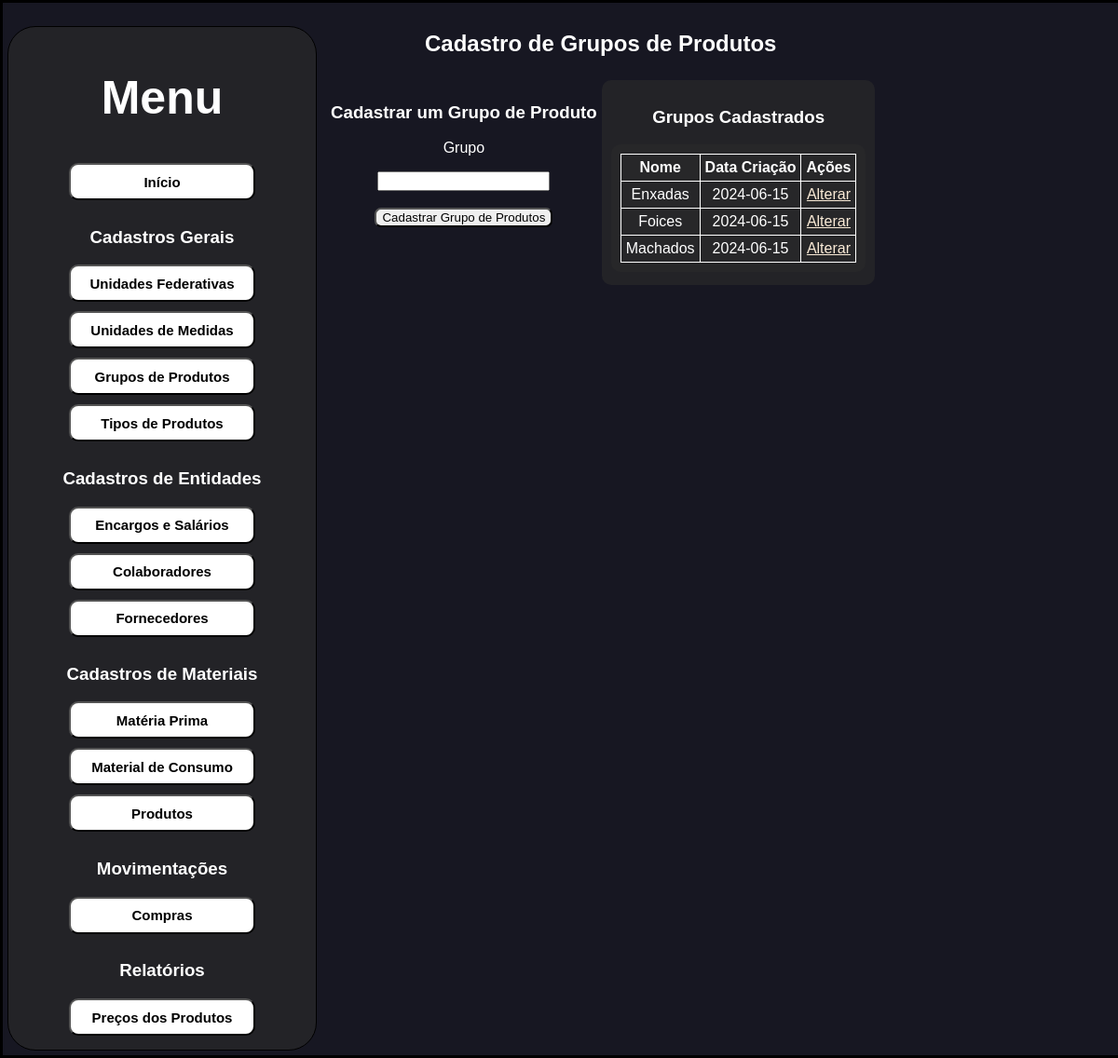
Page /cadastros_gerais_grupos_de_produtos on the committed database.
### BDconfig.py (models this page shows, shortened)
class DB_GROUP(db.Model):
    ID = db.Column(db.Integer, primary_key=True)
    NAME = db.Column(db.String(200), nullable=False)
    DATE_CREATED = db.Column(db.DateTime, default=datetime.utcnow)

### industriafeliz.py (the view)
@app.route('/cadastros_gerais_grupos_de_produtos', methods=['POST','GET'])
def cadastros_gerais_grupos_de_produtos():
    return index.cadastros_gerais_grupos_de_produtos()

### index.py (called while the page is built)
def cadastros_gerais_grupos_de_produtos():
    groups = data.DB_GROUP.query.order_by(data.DB_GROUP.NAME).all()
    return render_template('cadastros_gerais/cadastro_gruposprodutos.html', groups=groups)

### templates/cadastros_gerais/cadastro_gruposprodutos.html (shortened to what this page needs)
{% extends 'standard.html' %}
{% block body %}
<section>
    <h1>Cadastro de Grupos de Produtos</h1>
    <div>
        <section class="formulario">
            <h1>Cadastrar um Grupo de Produto</h1>
            <form action="/cadastros_gerais_grupos_de_produtos_cadastrar" method="POST">
                <p>Grupo</p>
                <input type="text" name="name" id="name" autocomplete="off" maxlength="200" required>
                <br>
                <br>
                <input class="bt" type="submit" value="Cadastrar Grupo de Produtos">
            </form>
        </section>
        <section class="tabelas">
            {% if groups|length < 1 %}
                <h4>Ainda Não Existem Grupos de Produtos Cadastrados</h4>
            {% else %}
                <h1>Grupos Cadastrados</h1>
                <table class="tabela">
                    <tr>
                        <th>Nome</th>
                        <th>Data Criação</th>
                        <th>Ações</th>
                    <tr>
                    {% for group in groups %}
                    <tr>
                        <td>{{ group.NAME }}</td>
                        <td>{{ group.DATE_CREATED.date() }}</td>
                        <td>
                            <a href="/cadastros_gerais_grupos_de_produtos_update/{{group.ID}}">Alterar</a>
                        </td>
                        </tr>
                    {% endfor %}
                </table>
            {% endif %}
        </section>
    </div>
</section>
{% endblock %}

### static/css/style.css (style rules this page uses)
* { font-family: "Montserrat", sans-serif; }
body { border: solid black; width: 100%; display: flex; background-color: rgb(23, 23, 34); padding: 5px; margin: 0; color: white; }
section { display: block; text-align: center; padding: 5px; }
div { display: flex; padding: 5px; line-height: normal; }
.formulario .bt { border-radius: 7px; }
.tabelas { text-align: center; border-radius: 10px; background-color: #2b2b2b9f; padding: 10px; border-collapse: collapse; }
.tabelas table { display: inline-block; margin: 0 auto; }
.tabela { border-radius: 10px; background-color: #2b2b2b9f; padding: 10px; border-collapse: collapse; }
.tabela th { border: white 1px solid; border-radius: 5px; padding: 5px; }
.tabela td { border: white 1px solid; border-radius: 5px; padding: 5px; }
a { color: antiquewhite; }

### rows in the picture
DB_GROUP: NAME "Enxadas", DATE_CREATED "2024-06-15"
DB_GROUP: NAME "Foices", DATE_CREATED "2024-06-15"
DB_GROUP: NAME "Machados", DATE_CREATED "2024-06-15"
